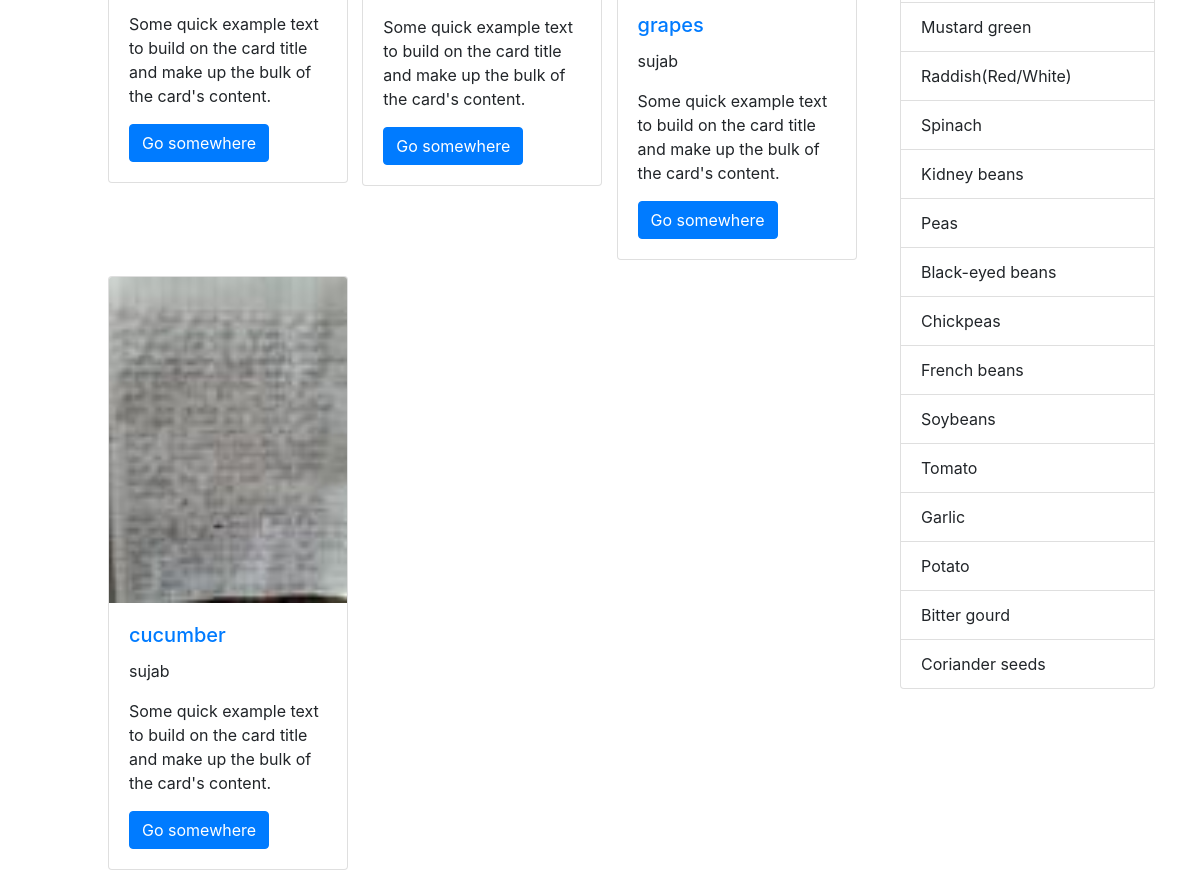
/ (lower part), run on an earlier commit of the app's database.
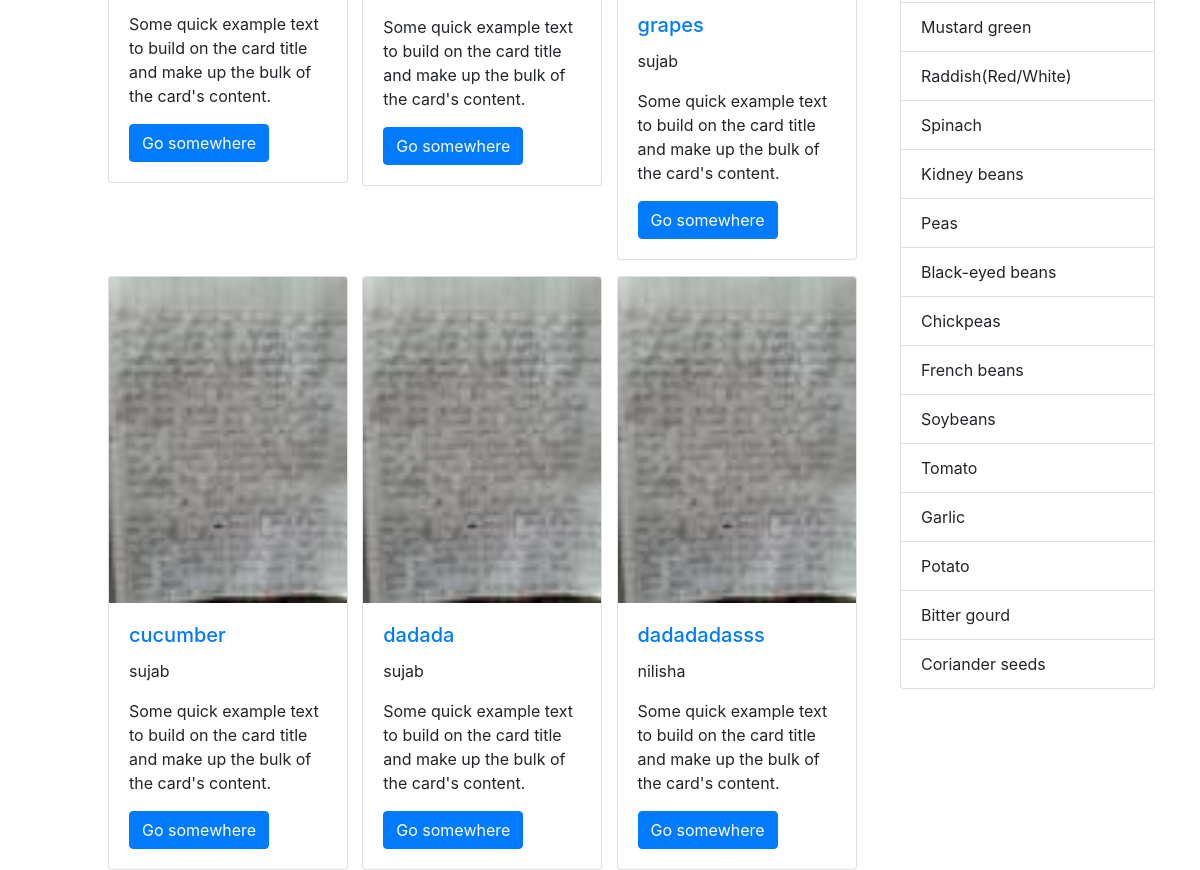
And on a later commit of the database.
### products/models.py (models this page shows, shortened)
class products(models.Model):
    title = models.CharField(max_length=30)
    content = models.TextField()
    image = models.ImageField(default='default.jpg',upload_to='profile_pics')
    date_posted = models.DateTimeField(default=timezone.now)
    author = models.ForeignKey(User,on_delete=models.CASCADE)

### products/views.py (the view)
# urls.py: 2. Add a URL to urlpatterns:  path('', views.home, name='home')
def home(request):
    context = {
        'title': 'Home',
        'products': products.objects.all()
    }
    return render(request,'products/home.html', context)

### products/templates/products/home.html
{% extends 'products/base1.html' %}
{% block content %}
    {% for product in products %}
    <div class="col-md-3 mt-3 ml-5" style="float:left;">
            <div class="card" style="width: 15rem;">
            <img class="card-img-top" src="{{ product.image.url }}" alt="Card image cap">
            <div class="card-body">
                <a href="{% url 'detail' product.id %}"><h5 class="card-title">{{ product.title }}</h5></a>
                <p>{{ product.author }}</p>
                <p class="card-text">Some quick example text to build on the card title and make up the bulk of the card's content.</p>
                <a href="/product_view/{{product.id}}/" class="btn btn-primary">Go somewhere</a>
            </div>
            </div>
        </div>
    {% endfor %}
{% endblock %}

### products/templates/products/base1.html (shortened to what this page needs)
<!DOCTYPE html>
{% load static %}
<html lang="en">
<head>
    <link rel="stylesheet" href="https://maxcdn.bootstrapcdn.com/bootstrap/4.0.0/css/bootstrap.min.css">
    <link rel="stylesheet" href="{% static 'products/css/style.css' %}">
</head>
<body>
    <div class="container-fluid">
        <div class="container mt-5">
            <div class="row">
                <div class="col-md-9">
                    {% block content  %}
                    {% endblock %}
                </div>
                <div class="col-md-3">
                    <ul class="list-group">
                        <li class="list-group-item">Mustard green</li>
                        <li class="list-group-item">Raddish(Red/White)</li>
                        <li class="list-group-item">Spinach</li>
                        <li class="list-group-item">Kidney beans</li>
                        <li class="list-group-item">Peas</li>
                        <li class="list-group-item">Black-eyed beans</li>
                        <li class="list-group-item">Chickpeas</li>
                        <li class="list-group-item">French beans</li>
                        <li class="list-group-item">Soybeans</li>
                        <li class="list-group-item">Tomato</li>
                        <li class="list-group-item">Garlic</li>
                        <li class="list-group-item">Potato</li>
                        <li class="list-group-item">Bitter gourd</li>
                        <li class="list-group-item">Coriander seeds</li>
                      </ul>
                </div>
            </div>
        </div>
    </div>
</body>
</html>

What changed in the data, as far as the page shows it:
added products: image (placeholder picture), title "dadada", author "sujab"
added products: image (placeholder picture), title "dadadadasss", author "nilisha"
